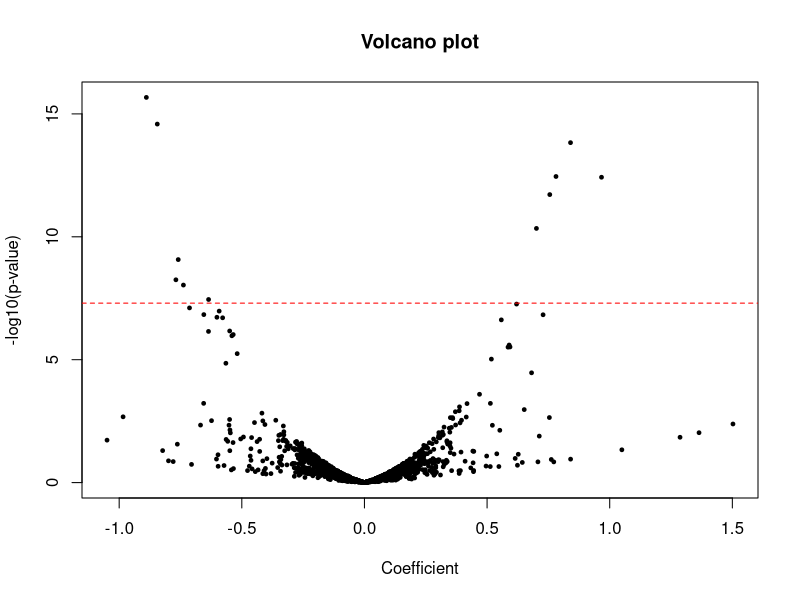
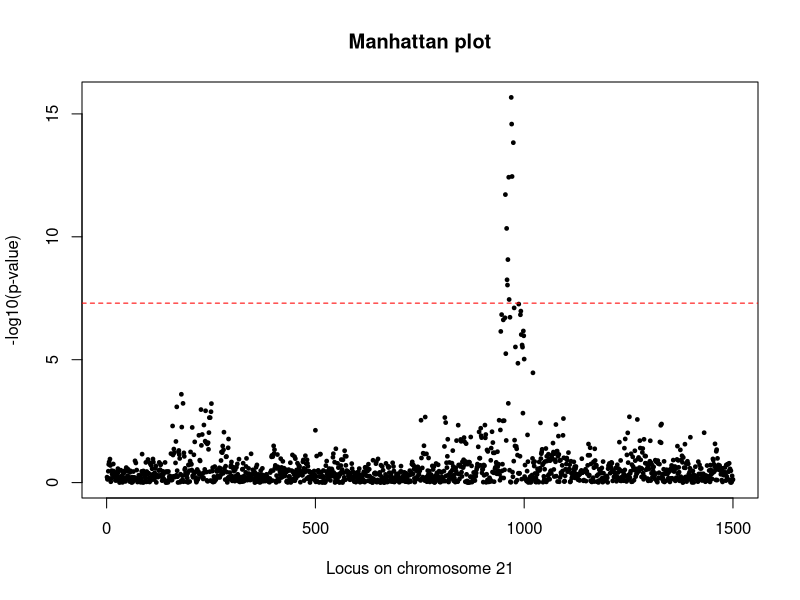
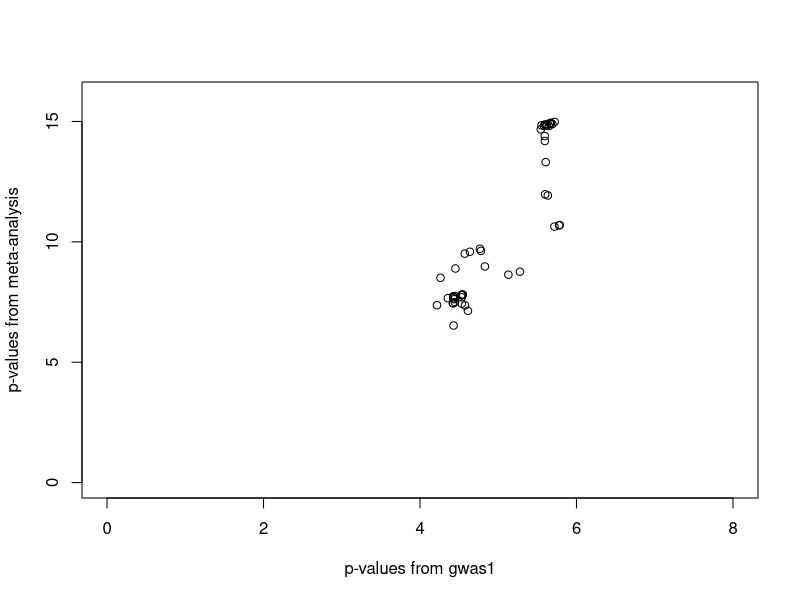

These charts were generated, in order, by the following R code:
## ---- chunk 1
library(data.table)
chrom21 <- fread("data/chrom21.csv")
## ---- chunk 2
table(is.na(chrom21))
## ---- chunk 3
for (colnm in colnames(chrom21[, -1])) {
  chrom21[[colnm]] [is.na(chrom21[[colnm]])] <-
    mean(chrom21[[colnm]], na.rm = T)
}
## ---- chunk 4
snp1 <- lm(outcome ~ snp1, data = chrom21) 
coef(summary(snp1))
## ---- chunk 5
# run univariate tests of associations for all SNPs(columns of az) 
univ.lm.test <- function(x, y) { 
  stopifnot (length(x) == length(y)) 
  regr <- lm(y ~ x) 
  
  # remove the row corresponding to the intercept and the column containing 
  # the t-value, then convert to a data table 
  output <- data.table(coef(summary(regr)))[-1, -3] 
  
  # assign better column names 
  colnames(output) <- c("beta", "std.error", "p.value")
  output
  }
## ---- chunk 6
univ.lm.test(chrom21$snp1, chrom21$outcome) 
## ---- chunk 7
crude <- NULL 
for (snp in 2:ncol(chrom21)) {# skip column 1 as it contains the outcome 
  crude <- rbind(crude, 
                 univ.lm.test(chrom21[[snp]], chrom21$outcome) ) 
  } 

# add column of snp identifiers 
crude <- cbind(snp = colnames(chrom21)[-1], crude)
## ---- chunk 8
plot(crude[, .(beta, -log10(p.value))], 
     pch = 19, cex = 0.5,
     main = "Volcano plot", 
     xlab = "Coefficient", 
     ylab = "-log10(p-value)" 
     )
abline(h = -log10(5e-8), lty = 2, col = "red") # genome-wide significance threshold
## ---- chunk 9
plot(-log10(crude$p.value), 
     pch = 19, cex = 0.5, 
     main = "Manhattan plot", 
     xlab = "Locus on chromosome 21", 
     ylab = "-log10(p-value)"
     )
abline(h = -log10(5e-8), lty = 2, col = "red") # genome-wide significance threshold
## ---- chunk 10
# subset of snps to enter the genetic risk score
chrom21.grs <- chrom21[, .SD, .SDcols = crude[p.value < 1e-5]$snp]
## ---- chunk 11
snps.grs <- crude[p.value < 1e-5] 
chrom21.grs <- chrom21[, .SD, .SDcols = crude[p.value < 1e-5]$snp] 
unweighted.score <- as.matrix(chrom21.grs) %*% sign(snps.grs$beta) 
## ---- chunk 12
mod.unweighted <- lm(chrom21$outcome ~ unweighted.score)
coef(summary(mod.unweighted))
## ---- chunk 13
weighted.score <- as.matrix(chrom21.grs) %*% snps.grs$beta 
mod.weighted <- lm(chrom21$outcome ~ weighted.score) 
coef(summary(mod.weighted)) 
## ---- chunk 14
# standardized regression coefficients 
beta.unweighted.std <- coef(mod.unweighted)[2] * sd(unweighted.score) 
beta.weighted.std <- coef(mod.weighted)[2] * sd(weighted.score) 
round(c(beta.unweighted.std, beta.weighted.std), 3) 
## ---- chunk 15
# ensure that the ordering of snps ts respected
stopifnot(colnames(chrom21)[-1] == crude$snp) 
all.score <- as.matrix(chrom21[, -1]) %*% crude$beta

# standardize the score to allow for direct comparison of effect sizes 
all.score <- all.score / sd(all.score) 
mod.all <- lm(chrom21$outcome ~ all.score) 
coef(summary(mod.all))
## ---- chunk 16
library (caret) 
set.seed(1) 
train.idx <- createDataPartition(chrom21$outcome, p = 0.7)$Resample1
## ---- chunk 17
chrom21.train <- chrom21[train.idx] 
crude <- NULL
for (snp in 2:ncol(chrom21.train)) { 
  crude <- rbind(crude,
                 univ.lm.test(chrom21.train[[snp]], chrom21.train[[1]])) 
  }

# add column of snp identifiers
crude <- cbind(snp=colnames(chrom21.train)[-1], crude)
## ---- chunk 18
snps.grs <- crude[p.value < 1e-5]
chrom21.grs <- chrom21[, .SD, .SDcols = crude[p.value < 1e-5]$snp] 
weighted.score <- as.matrix(chrom21.grs) %*% snps.grs$beta
## ---- chunk 19
model.score <- lm(outcome ~ weighted.score, data=chrom21, subset=train.idx)
## ---- chunk 20
pred <- predict(model.score, newdata=chrom21)[-train.idx]
## ---- chunk 21
round(cor(pred, chrom21$outcome[-train.idx]), 3)
round(cor(pred, chrom21$outcome[-train.idx])^2, 3)
## ---- chunk 22
# Use fread() to load data. It does not convert strings to factors 
gwas1 <- fread("data/OPN_sub_study1.txt") 
gwas2 <- fread("data/OPN_sub_study2.txt") 
## ---- chunk 23
gwas1 <- gwas1[rsid %in% gwas2$rsid]
gwas2 <- gwas2[rsid %in% gwas1$rsid] 

# order by chromosome and position 
gwas1 <- gwas1[order(chromosome, position)] 
gwas2 <- gwas2[order(chromosome, position)]
all.equal(gwas1$rsid, gwas2$rsid) 
## ---- chunk 24
both.ok <- gwas1$A1 == gwas2$A1 & gwas1$A2 == gwas2$A2 
flipped <- gwas1$A1 == gwas2$A2 & gwas1$A2 == gwas2$A1 
table(both.ok, flipped) 
## ---- chunk 25
beta1 <- gwas1$Effect_A1
beta2 <- gwas2$Effect_A1
beta2[flipped] <- -beta2[flipped]
## ---- chunk 26
weight.gwas1 <- 1 / gwas1$StdErr_A1^2 
weight.gwas2 <- 1 / gwas2$StdErr_A1^2
## ---- chunk 27
head(weight.gwas1)
head(weight.gwas2)
## ---- chunk 28
beta.ma <- (weight.gwas1 * beta1 + weight.gwas2 * beta2) / (weight.gwas1 + weight.gwas2) 
se.ma <- sqrt(1 / (weight.gwas1 + weight.gwas2))
## ---- chunk 29
pval.ma <- 2 * pnorm(abs(beta.ma / se.ma), lower.tail = FALSE)
plot(-log10(gwas1$P.value), -log10(pval.ma), 
     xlim = c(0, 8), ylim = c(0, 16), 
     xlab = "p-values from gwas1", 
     ylab = "p-values from meta-analysis"
     )

## ---- chunk 30
# insert code here
## ---- chunk 31
# insert code here
## ---- chunk 32
# insert code here
## ---- chunk 33
# insert code here
## ---- chunk 34
# insert code here
## ---- chunk 35
# insert code here
## ---- chunk 36
# insert code here
## ---- chunk 37
# insert code here
## ---- chunk 38
# insert code here
## ---- chunk 39
# insert code here
## ---- chunk 40
# insert code here
